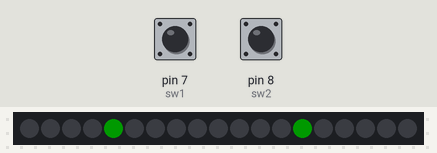
The sketch below on a simulated Arduino Uno, built with avr-gcc and run on an emulated ATmega328P. Parts: 19 RGB LEDs in strip order, left to right. Inputs (shaded band) come from the test bench; at power-on: pin 7 (sw1) HIGH, pin 8 (sw2) HIGH. Dim RGB values are drawn brighter than linear.

Above: at 1.2 s.
1.3 s: pin 7 (sw1) pulled LOW for 1 s
At 1.73 s:
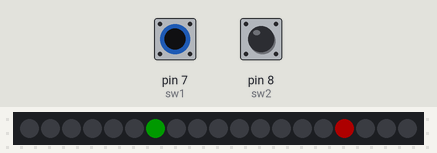
2.9 s: pin 8 (sw2) pulled LOW for 1 s
At 3.28 s:
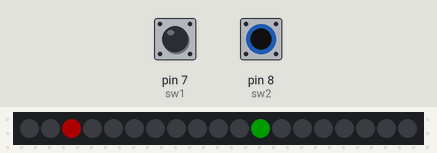
4.5 s: pin 8 (sw2) pulled LOW for 0.15 s
At 4.83 s:
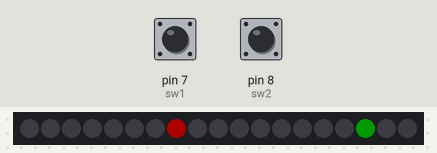
5.2 s: pin 7 (sw1) pulled LOW for 0.15 s
At 5.45 s:
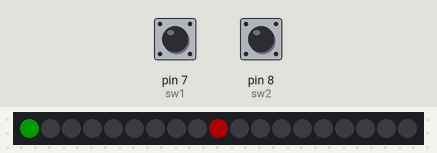
5.9 s: pin 7 (sw1) driven LOW and pin 8 (sw2) driven LOW
At 6.38 s:
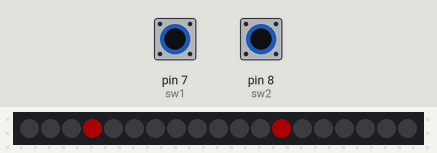
8.6 s: pin 7 (sw1) driven HIGH
At 9.78 s:
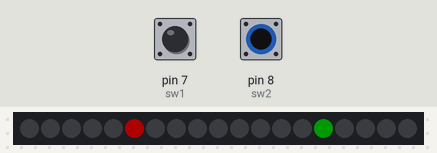
Timing chart, 0 to 11.6 s (numbered marks = the images above; inputs shaded):
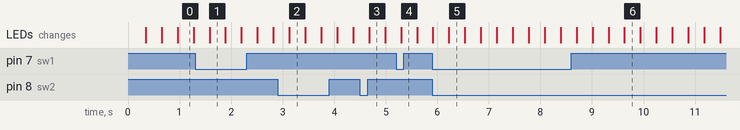

The sketch:

Mandiii_Neopixel_strip.ino
```cpp
/*
 * Mandiii Neopixel Indicator Lights for Robogames 2017
 */
#include <FastLED.h>
#define NUM_LEDS 19   // preferably even
#define DATA_PIN 6
CRGB leds[NUM_LEDS];
/*
 * Digital pins for the two identical power indication circuits
 * One for the bot as a whole
 * One for the weapon
 */
#define sw1 7
#define sw2 8
boolean wep = false;
int i = 1;
boolean bot = false;

void setup() {
  // pin setup
  pinMode(sw1, INPUT);
  pinMode(sw2, INPUT);
  FastLED.addLeds<NEOPIXEL, DATA_PIN>(leds, NUM_LEDS);
  // setBrightness takes 0-255
  FastLED.setBrightness(50);
  // start-up routine- won't be lit til system is on
  while(!wep && !bot) {
    botStatus();
    drumStatus();
  }
}
/*  To light the LEDs:
 *  Set array elements to certain colors
 *  Call FastLED.show()
 */
void loop() {
  botStatus();
  drumStatus();
  fight();
  delay(30);
}

void botStatus() {
  if(!digitalRead(7)) {
    bot = false;
  } else {
    bot = true;
  }
}

void drumStatus() {
  if(!digitalRead(8)) {
    wep = false;
  } else {
    wep = true;
  }
}

//light pattern during fight, cylon
void fight() {
  // 0 1 2
  if(wep) {
    leds[i%(NUM_LEDS/2)] = CRGB::Green;
  } else {
    leds[i%(NUM_LEDS/2)] = CRGB::Red;
  }
  leds[(i-1)%(NUM_LEDS/2)] = CRGB::Black;

  // 3 4 5
  if(bot) {
    leds[i%(NUM_LEDS/2) + NUM_LEDS/2] = CRGB::Green;
  } else {
    leds[i%(NUM_LEDS/2) + NUM_LEDS/2] = CRGB::Red;
  }
  leds[(i-1)%(NUM_LEDS/2) + NUM_LEDS/2] = CRGB::Black;

  i++;
  FastLED.show();
}
```

Measured:
- after the input at 1.3 s, the LEDs: change after 0.28 s (image 1)
- after the input at 2.9 s, the LEDs: change after 0.23 s (image 2)
- after the input at 4.5 s, the LEDs: change after 0.18 s (image 3)
- after the input at 5.2 s, the LEDs: change after 0.10 s (image 4)
- after the input at 5.9 s, the LEDs: first differ from a run without the input after 0.33 s (image 5)
- after the input at 8.6 s, the LEDs: first change after 0.10 s (image 6 shows a later state)
